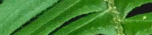
#> input picture 6.png, 152 x 35 px
$ python loader.py
#> lines starting #> are read from the running program, lines starting #| are printed output that depends on the picture; after the words box and inside, x2 and y2 are one past the last pixel; in counts of white or black regions, pixels touching at a corner belong together
### animefy.py
import cv2 as cv

class Animefy:
    def __init__(self) -> None:
        self.image_matrix = None
        self.color_image = None

    def getContours(self):
        thresh = self.threshold()
        contours, hierarchy = cv.findContours(thresh, cv.RETR_TREE, cv.CHAIN_APPROX_NONE)
        # [14 lines of commented-out code are left out]
        return contours, hierarchy

    def threshold(self):
        blur = cv.medianBlur(self.image_matrix, 5)
        thresh = cv.adaptiveThreshold(blur, 255, cv.ADAPTIVE_THRESH_GAUSSIAN_C, cv.THRESH_BINARY, 11, 2)
        return thresh

    def load_image(self, raw_image):

        # load the image to the memory
        try:
            self.color_image = cv.imread(raw_image)
            self.image_matrix = cv.imread(raw_image, 0)
            # cv.imshow('{}'.format(raw_image), self.image_matrix)
            # cv.waitKey(0)
            # cv.destroyAllWindows()
            return self.color_image
        except:
            print("No image found, check again!!")

# Anime = Animefy()
# Anime.load_image('1.jpg')
# [8 lines left out: function display, not called in this run]

### hierarchy_builder.py
class hierarchy_node:
    def __init__(self, id, childrens, pixels = []) -> None:
        self.id = id
        self.childrens = childrens
        self.pixels = pixels

class hierarchy_Tree:
    def __init__(self, hierarchy) -> None:
        self.hierarchy = hierarchy[0]
        self.nodes_count = len(self.hierarchy)
        self.nodes = {}
        for node in range(self.nodes_count):
            self.nodes[node] = hierarchy_node(node, [])
        self.build_tree()

    def build_tree(self):
        id = 0
        for _, _, child_id, parent_id in self.hierarchy:
            # get the hierarchy node of the current working node and it's first child
            node = self.nodes[id]
            if child_id != -1:
                child_node = self.nodes[child_id]
                # add the child node to the childrens of current node
                if child_node not in node.childrens:
                    node.childrens.append(child_node)
            # add the current node to the childrens of its parent node
            # if not done previously
            if parent_id != -1:
                parent_node = self.nodes[parent_id]
                if node not in parent_node.childrens:
                    parent_node.childrens.append(node)
            id += 1

    def retrieve_root(self):
        id = 0
        root_nodes = []
        for _, _, _, parent in self.hierarchy:
            if parent == -1:
                root_nodes.append(self.nodes[id])
            id += 1
        return root_nodes

### color_assigner.py
import cv2 as cv
import numpy as np
class Assigner:
    def __init__(self, contours, hierarchy_root, image_matrix) -> None:
        self.contours = contours
        self.roots = hierarchy_root
        self.image = image_matrix
        height, width, color_mode = self.image.shape
        self.visited = [[0 for j in range(width)] for i in range(height)]
        self.output_image = np.zeros((height, width, color_mode), dtype=np.uint8)
        print(self.output_image.shape)
        print(self.image.shape)
        for root in self.roots:
            self.dfs(root)
        # [5 lines of commented-out code are left out]
        count = 0
        for i in range(height):
            for j in range(width):
                if self.visited[i][j] == 0:
                    count += 1
        print("{}/{}".format(count, height*width))


    def extreme_points(self, contour_id):
        # print("extreme point")
        cnt = self.contours[contour_id]
        leftmost = tuple(cnt[cnt[:,:,0].argmin()][0])
        rightmost = tuple(cnt[cnt[:,:,0].argmax()][0])
        topmost = tuple(cnt[cnt[:,:,1].argmin()][0])
        bottommost = tuple(cnt[cnt[:,:,1].argmax()][0])
        points = [leftmost, rightmost, topmost, bottommost]
        # [6 lines of commented-out code are left out]
        return points

    def pixel_determination(self, contour_id, leftmost, rightmost, topmost, bottommost):
        # print("pixel_determination")
        left, right, top, bottom = leftmost[0], rightmost[0], topmost[1], bottommost[1]
        cnt = self.contours[contour_id]
        pixels = []
        # print("pixel: left:{}, right:{}, top:{}, bottom:{}".format(left, right, top, bottom))
        for x in range(left, right + 1):
            for y in range(top, bottom + 1):
                value = cv.pointPolygonTest(cnt,(x, y),False)
                # value: 1 -> inside the contour, -1 -> outside the contour, 0 -> on the contour
                if value == 1 or value == 0:
                    try:
                        if self.visited[x][y] == 0:
                            pixels.append((x, y))
                            self.visited[x][y] = 1
                    except:
                        print("Error at :({},{})".format(x, y))
                        # for the outer countour (the sqr one)
                        # there is no actual pixels assigned to it
                        # hence the visited will show key error, so ignore it
                        pass
        return pixels

    def color_processing(self, pixels):
        # print("color_processing")
        mean_blue = 0
        mean_green = 0
        mean_red = 0
        n = len(pixels)
        for x, y in pixels:
            mean_blue += self.image[x][y][0]
            mean_green += self.image[x][y][1]
            mean_red += self.image[x][y][2]
        mean_blue = mean_blue//n
        mean_green = mean_green//n
        mean_red = mean_red//n
        # print("B:{}, G:{}, R:{}".format(mean_blue, mean_green, mean_red))
        for x, y in pixels:
            self.output_image[x][y][0] = mean_blue
            self.output_image[x][y][1] = mean_green
            self.output_image[x][y][2] = mean_red


    def dfs(self, root):
        childrens = root.childrens
        for child in childrens:
            self.dfs(child)
        id = root.id
        leftmost, rightmost, topmost, bottommost = self.extreme_points(id)
        # print("id:{}, left:{}, right:{}, top:{}, bottom:{}".format(id, leftmost, rightmost, topmost, bottommost))
        pixels = self.pixel_determination(id, leftmost, rightmost, topmost, bottommost)
        # print(pixels)
        if pixels:
            # print(True)
            root.pixels = pixels
            self.color_processing(pixels)


### loader.py
import animefy as anfy
import hierarchy_builder as hb
import color_assigner as ca

def loader(image = ""):
    ANFY = anfy.Animefy()
    image_matrix = ANFY.load_image(image)
#> in load_image, self.color_image is the input picture: shape (35, 152, 3); mean B, G, R 47.3, 129.9, 66.3
#> in load_image, `self.image_matrix = cv.imread(raw_image, 0)`:
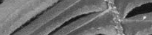
#> self.image_matrix: shape (35, 152); min 21, max 230, mean 108.6
    contours, hierarchy = ANFY.getContours()
#> in threshold, `blur = cv.medianBlur(self.image_matrix, 5)`:
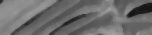
#> blur: shape (35, 152); min 21, max 164, mean 108.2
#> in threshold, `thresh = cv.adaptiveThreshold(blur, 255, cv.ADAPTIVE_THRESH_GAUSSIAN_C..`:
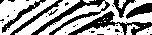
#> thresh: shape (35, 152); 61.7% white; 32 black regions (26 under 20 px)
#> in getContours, `contours, hierarchy = cv.findContours(thresh, cv.RETR_TREE, cv.CHAIN_A..`: contours = 44 contours, 35 with area under 20; largest, box (x1, y1, x2, y2) and area: (38, 0, 152, 35) 1148, (0, 0, 58, 35) 779, (15, 0, 80, 35) 500, (77, 23, 124, 35) 276, (136, 26, 152, 35) 66
    print(hierarchy)
#> (printed output is left out)
    H_BUILDER = hb.hierarchy_Tree(hierarchy)
#> in __init__, `self.hierarchy = hierarchy[0]`: self.hierarchy = 44 rows, first 6: [3, -1, 1, -1], [2, -1, -1, 0], [-1, 1, -1, 0], [4, 0, -1, -1], [5, 3, -1, -1], [6, 4, -1, -1]
#> in __init__, `self.nodes_count = len(self.hierarchy)`: self.nodes_count = 44
#> the loop in build_tree, `for _, _, child_id, parent_id in self.hierarchy: # get the hierarchy n..` made 44 passes
#> (child_id, parent_id) on passes 1 to 12: (1, -1), (-1, 0), (-1, 0), (-1, -1), (-1, -1), (-1, -1), (7, -1), (-1, 6), (-1, 6), (-1, 6), (-1, 6), (-1, 6)
#> after the loop in build_tree, `for _, _, child_id, parent_id in self.hierarchy:`: node.childrens = []; parent_node.childrens = 4 items
    root_nodes = H_BUILDER.retrieve_root()
#> the loop in retrieve_root, `for _, _, _, parent in self.hierarchy:` made 44 passes
#> parent on passes 1 to 12: -1, 0, 0, -1, -1, -1, -1, 6, 6, 6, 6, 6
#> after the loop in retrieve_root, `for _, _, _, parent in self.hierarchy:`: id = 44; root_nodes = 16 items
#> root_nodes = 16 items
    ca.Assigner(contours, root_nodes, image_matrix)
#> in __init__, `self.contours = contours`: self.contours has the same summary as contours in getContours
#| (35, 152, 3)
#| (35, 152, 3)
#> the loop in __init__, `for root in self.roots:` made 16 passes
#> (printed output is left out)
    # print(image.shape)
    for root in root_nodes:
        print("ID:{}, pixels:{}".format(root.id, root.pixels))
#> this loop made 16 passes

loader("6.png")
